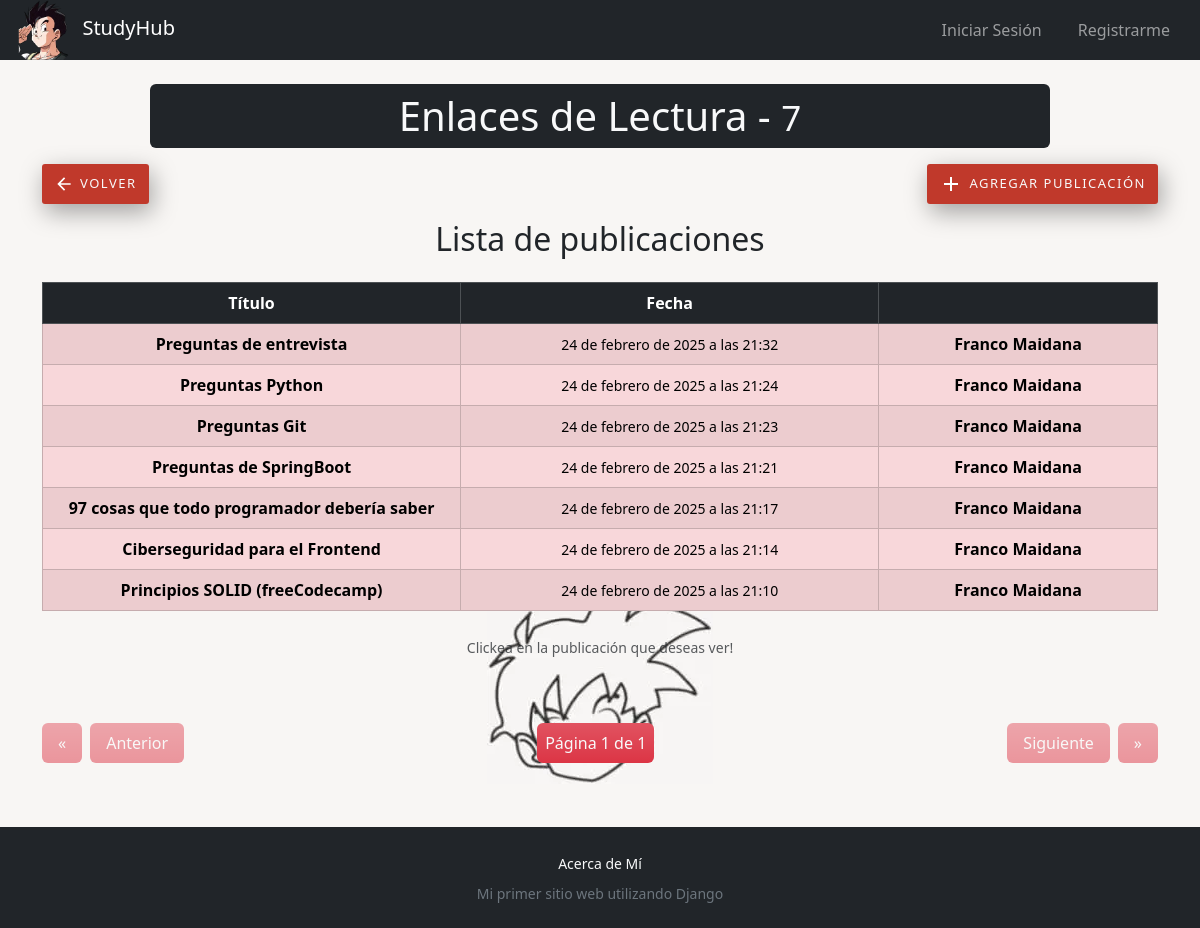
The page /apuntes/Enlaces de Lectura/28/publicaciones on the database its author committed.
### study_hub/models.py (models this page shows, shortened)
class Subject(Model):
    name = CharField(max_length=40)
    code = IntegerField(validators=[MaxValueValidator(9999), MinValueValidator(1)])
    career = ForeignKey(Career, on_delete=CASCADE)
    class Meta:
        ordering = ["career", "code"]

class Publication(Model):
    author = ForeignKey(User, on_delete=CASCADE, blank=False, default=1)
    title = CharField(max_length=60, blank=False)
    content = tinymce_models.HTMLField()
    publication_date = DateTimeField(auto_now_add=True)
    subject = ForeignKey(Subject, on_delete=CASCADE, blank=False)
    isPrivate = BooleanField(default=False)

### study_hub/views/publication_views.py (the view)
class PublicationsListView(ListView):
    model = Publication
    template_name = "list_publications.html"
    context_object_name = "publications"
    paginate_by = 10
    def get_queryset(self):
        publications_filter = Publication.objects.filter(subject=self.kwargs["id"])
        return publications_filter.order_by("-publication_date")
    def get_context_data(self, **kwargs):
        context = super().get_context_data(**kwargs)
        subject = get_subject_or_404(self.kwargs["id"], self.kwargs["subject"])
        context["subject"] = subject
        context["title"] = subject.name
        return context

### study_hub/views/views.py (called while the page is built)
def get_subject_or_404(id, name=False):
    return get_object_or_404(Subject, pk=id, name=name)

### study_hub/templates/list_publications.html (shortened to what this page needs)
{% extends 'layout.html' %}
{% load static %}
{% block header %}
<h1 class="text-center w-75 m-auto mb-3 py-2 px-4 bg-dark text-light rounded">
  {{title}}
  <span>-</span>
  <small class="fw-lighter">{{subject.code}}</small>
</h1>
<div class="container d-flex justify-content-between">
  <a class="custom-link text-light icon-link icon-link-hover link-offset-3 link-underline-light link-underline-opacity-0 link-underline-opacity-75-hover"
    style="--bs-icon-link-transform: translate3d(-.2rem, 0 , 0);" href="javascript:history.back()">
    <img class="bi" alt="arrow-back" aria-hidden="true" src="{%static '/images/arrow_back.svg'%}">
    Volver
  </a>
  <a class="custom-link text-light icon-link link-offset-3 link-underline-light link-underline-opacity-0 link-underline-opacity-75-hover"
    href="{% url 'apuntes:publication_create' id=subject.id subject=title %}">
    <img class="bi fs-4" alt="add-icon" aria-hidden="true" src="{%static '/images/add.svg'%}">
    Agregar Publicación
  </a>
</div>
{% endblock header %}
{% block content %}
<h2 class="text-center">Lista de publicaciones</h2>
<div class="container my-4 table-responsive">
  <table class="table align-middle table-danger table-striped table-hover table-bordered text-center">
    <thead>
      <tr class="table-dark">
        <th scope="col" class="col-3">Título</th>
        <th scope="col" class="col-3">Fecha</th>
        <th scope="col" class="col-2"> </th>
      </tr>
    </thead>
    <tbody>
      {% if publications|length >= 1 %}
      {% for publication in publications%}
      <tr class="publication-row" data-publication-id="{{ publication.id }}" style="cursor: pointer;">
        <th scope="row" class="col-3">{{publication.title}}</th>
        <th class="col-3 small fw-light">{{publication.publication_date}}</th>
        {% if publication.author == user %}
        <th class="col-2">
          <a style="text-decoration:none" title="Editar Publicación"
            href="{% url 'apuntes:publication_update' subject=subject.name id=subject.id pk=publication.id%}">
            <img alt="edit-icon" class="ms-1" src="{%static '/images/edit.svg'%}">
          </a>
          <a style="text-decoration:none" title="Borrar Publicación"
            href="{% url 'apuntes:publication_delete' subject=subject.name id=subject.id pk=publication.id%}">
            <img alt="delete-icon" class="ms-1" src="{%static '/images/delete.svg'%}">
          </a>
        </th>
        {% else %}
        <th class="col-2" title="Creada por {{publication.author.first_name}}">
          {{publication.author.first_name}} {{publication.author.last_name}}
        </th>
        {% endif %}
      </tr>
      {% endfor %}
      {% endif %}
    </tbody>
    <tfoot>
      <caption class="text-center  my-3">
        {% if publications|length >= 1 %}
        <small>Clickea en la publicación que deseas ver!</small>
        {% else %}
        No tiene publicaciones creadas...
        {% endif %}
      </caption>
    </tfoot>
  </table>
</div>
{% include 'partials/pagination.html' %}
{% endblock %}

### pages/static/main.css (style rules this page uses)
* { box-sizing: border-box; padding: 0; margin: 0; }
html, body { max-width: 100vw; min-height: 100vh; }
body { background-color: #F8F6F4; background-image: url("images/background-icon.webp"); background-position: 50% 80%; background-repeat: no-repeat; background-attachment: fixed; }
.custom-link { text-transform: uppercase; background-color: #c0392b; padding: 8px 12px !important; height: 40px; font-size: 13px; letter-spacing: 1.5px; user-select: none; cursor: pointer; box-shadow: 3px 8px 25px rgba(0, 0, 0, 0.35); border-radius: 3px; }
.bi { width: auto !important; height: auto !important; }

### rows shown on the page
Subject: name "Enlaces de Lectura", code "7"
Publication: title "Preguntas de entrevista", publication_date "24 de febrero de 2025 a las 21:32", author.first_name "Franco", author.last_name "Maidana"
Publication: title "Preguntas Python", publication_date "24 de febrero de 2025 a las 21:24", author.first_name "Franco", author.last_name "Maidana"
Publication: title "Preguntas Git", publication_date "24 de febrero de 2025 a las 21:23", author.first_name "Franco", author.last_name "Maidana"
Publication: title "Preguntas de SpringBoot", publication_date "24 de febrero de 2025 a las 21:21", author.first_name "Franco", author.last_name "Maidana"
Publication: title "97 cosas que todo programador debería saber", publication_date "24 de febrero de 2025 a las 21:17", author.first_name "Franco", author.last_name "Maidana"
Publication: title "Ciberseguridad para el Frontend", publication_date "24 de febrero de 2025 a las 21:14", author.first_name "Franco", author.last_name "Maidana"
Publication: title "Principios SOLID (freeCodecamp)", publication_date "24 de febrero de 2025 a las 21:10", author.first_name "Franco", author.last_name "Maidana"

### other values the page prints
{{ page_obj.number }} "1"
{{ paginator.num_pages }} "1"
